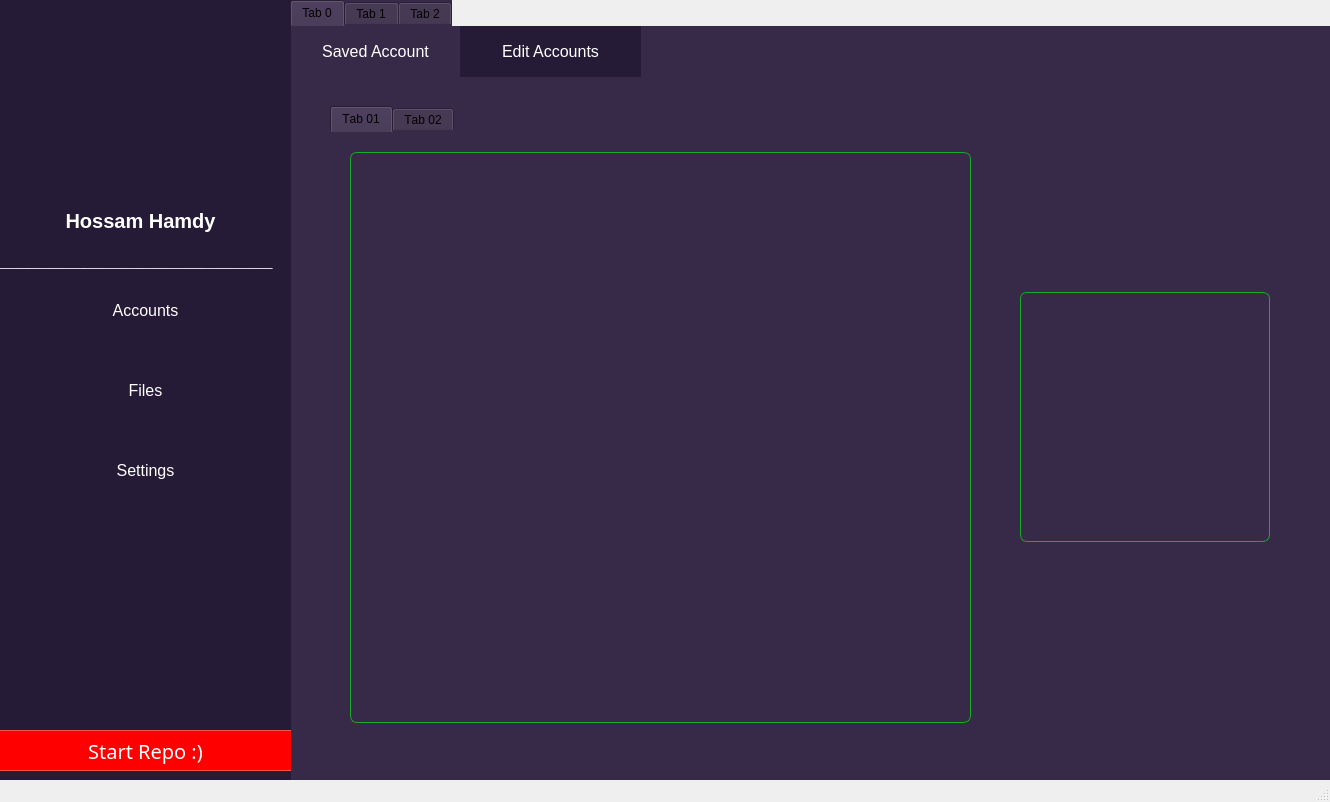
<?xml version="1.0" encoding="UTF-8"?>
<ui version="4.0">
 <class>MainWindow</class>
 <widget class="QMainWindow" name="MainWindow">
  <property name="geometry">
   <rect>
    <x>0</x>
    <y>0</y>
    <width>1330</width>
    <height>802</height>
   </rect>
  </property>
  <property name="minimumSize">
   <size>
    <width>0</width>
    <height>0</height>
   </size>
  </property>
  <property name="maximumSize">
   <size>
    <width>1330</width>
    <height>833</height>
   </size>
  </property>
  <property name="windowTitle">
   <string>PyPass v1.0.0</string>
  </property>
  <property name="iconSize">
   <size>
    <width>50</width>
    <height>50</height>
   </size>
  </property>
  <property name="tabShape">
   <enum>QTabWidget::Rounded</enum>
  </property>
  <widget class="QWidget" name="centralwidget">
   <widget class="QTabWidget" name="tabWidget">
    <property name="geometry">
     <rect>
      <x>290</x>
      <y>0</y>
      <width>1081</width>
      <height>841</height>
     </rect>
    </property>
    <property name="styleSheet">
     <string notr="true">background-color: #372948;
border: #372948;</string>
    </property>
    <property name="currentIndex">
     <number>0</number>
    </property>
    <widget class="QWidget" name="tab0">
     <attribute name="title">
      <string>Tab 0</string>
     </attribute>
     <widget class="QTabWidget" name="tabWidget_2">
      <property name="geometry">
       <rect>
        <x>40</x>
        <y>80</y>
        <width>1091</width>
        <height>731</height>
       </rect>
      </property>
      <property name="font">
       <font>
        <weight>50</weight>
        <italic>false</italic>
        <bold>false</bold>
        <strikeout>false</strikeout>
        <kerning>false</kerning>
       </font>
      </property>
      <property name="mouseTracking">
       <bool>false</bool>
      </property>
      <property name="tabletTracking">
       <bool>false</bool>
      </property>
      <property name="autoFillBackground">
       <bool>false</bool>
      </property>
      <property name="styleSheet">
       <string notr="true">color: black;
background-color: #372948;
border: #372948 ;</string>
      </property>
      <property name="tabPosition">
       <enum>QTabWidget::North</enum>
      </property>
      <property name="tabShape">
       <enum>QTabWidget::Rounded</enum>
      </property>
      <property name="currentIndex">
       <number>0</number>
      </property>
      <property name="iconSize">
       <size>
        <width>40</width>
        <height>40</height>
       </size>
      </property>
      <property name="elideMode">
       <enum>Qt::ElideLeft</enum>
      </property>
      <property name="usesScrollButtons">
       <bool>false</bool>
      </property>
      <property name="documentMode">
       <bool>false</bool>
      </property>
      <property name="tabsClosable">
       <bool>false</bool>
      </property>
      <property name="movable">
       <bool>false</bool>
      </property>
      <property name="tabBarAutoHide">
       <bool>false</bool>
      </property>
      <widget class="QWidget" name="tab01">
       <attribute name="title">
        <string>Tab 01</string>
       </attribute>
       <widget class="QLabel" name="qr_image_obj">
        <property name="geometry">
         <rect>
          <x>690</x>
          <y>160</y>
          <width>250</width>
          <height>250</height>
         </rect>
        </property>
        <property name="styleSheet">
         <string notr="true">color: white;
border-radius:7px;
border:1px solid #18ab29;</string>
        </property>
        <property name="frameShape">
         <enum>QFrame::Box</enum>
        </property>
        <property name="lineWidth">
         <number>2</number>
        </property>
        <property name="text">
         <string/>
        </property>
        <property name="scaledContents">
         <bool>true</bool>
        </property>
        <property name="alignment">
         <set>Qt::AlignCenter</set>
        </property>
       </widget>
       <widget class="QListWidget" name="accounts_list_view">
        <property name="geometry">
         <rect>
          <x>20</x>
          <y>20</y>
          <width>621</width>
          <height>571</height>
         </rect>
        </property>
        <property name="font">
         <font>
          <pointsize>15</pointsize>
         </font>
        </property>
        <property name="layoutDirection">
         <enum>Qt::LeftToRight</enum>
        </property>
        <property name="styleSheet">
         <string notr="true">color: white;
border-radius:7px;
border:1px solid #18ab29;</string>
        </property>
        <property name="frameShape">
         <enum>QFrame::StyledPanel</enum>
        </property>
        <property name="frameShadow">
         <enum>QFrame::Plain</enum>
        </property>
        <property name="iconSize">
         <size>
          <width>50</width>
          <height>50</height>
         </size>
        </property>
        <property name="movement">
         <enum>QListView::Static</enum>
        </property>
        <property name="layoutMode">
         <enum>QListView::SinglePass</enum>
        </property>
        <property name="spacing">
         <number>3</number>
        </property>
        <property name="viewMode">
         <enum>QListView::ListMode</enum>
        </property>
       </widget>
      </widget>
      <widget class="QWidget" name="tab02">
       <attribute name="title">
        <string>Tab 02</string>
       </attribute>
       <widget class="QListWidget" name="accounts_list_edit">
        <property name="geometry">
         <rect>
          <x>20</x>
          <y>20</y>
          <width>521</width>
          <height>571</height>
         </rect>
        </property>
        <property name="font">
         <font>
          <pointsize>15</pointsize>
         </font>
        </property>
        <property name="layoutDirection">
         <enum>Qt::LeftToRight</enum>
        </property>
        <property name="styleSheet">
         <string notr="true">color: white;
border-radius:7px;
border:1px solid #18ab29;</string>
        </property>
        <property name="frameShape">
         <enum>QFrame::StyledPanel</enum>
        </property>
        <property name="frameShadow">
         <enum>QFrame::Plain</enum>
        </property>
        <property name="iconSize">
         <size>
          <width>50</width>
          <height>50</height>
         </size>
        </property>
        <property name="movement">
         <enum>QListView::Static</enum>
        </property>
        <property name="layoutMode">
         <enum>QListView::SinglePass</enum>
        </property>
        <property name="spacing">
         <number>3</number>
        </property>
        <property name="viewMode">
         <enum>QListView::ListMode</enum>
        </property>
       </widget>
       <widget class="QGroupBox" name="groupBoxEditTabe">
        <property name="geometry">
         <rect>
          <x>570</x>
          <y>30</y>
          <width>371</width>
          <height>561</height>
         </rect>
        </property>
        <property name="font">
         <font>
          <pointsize>10</pointsize>
         </font>
        </property>
        <property name="autoFillBackground">
         <bool>false</bool>
        </property>
        <property name="styleSheet">
         <string notr="true">color: white;
	border-radius:7px;
	border:1px solid #18ab29;</string>
        </property>
        <property name="title">
         <string/>
        </property>
        <widget class="QLineEdit" name="edit_account_platform">
         <property name="geometry">
          <rect>
           <x>30</x>
           <y>150</y>
           <width>311</width>
           <height>41</height>
          </rect>
         </property>
         <property name="font">
          <font>
           <pointsize>15</pointsize>
          </font>
         </property>
         <property name="styleSheet">
          <string notr="true">	border-radius:7px;
	border:1px solid #18ab29;</string>
         </property>
         <property name="alignment">
          <set>Qt::AlignCenter</set>
         </property>
         <property name="placeholderText">
          <string>Platform Name</string>
         </property>
        </widget>
        <widget class="QLineEdit" name="edit_account_email">
         <property name="geometry">
          <rect>
           <x>30</x>
           <y>240</y>
           <width>311</width>
           <height>41</height>
          </rect>
         </property>
         <property name="font">
          <font>
           <pointsize>15</pointsize>
          </font>
         </property>
         <property name="styleSheet">
          <string notr="true">	border-radius:7px;
	border:1px solid #18ab29;</string>
         </property>
         <property name="alignment">
          <set>Qt::AlignCenter</set>
         </property>
         <property name="placeholderText">
          <string>Account</string>
         </property>
        </widget>
        <widget class="QLabel" name="platformlabel">
         <property name="geometry">
          <rect>
           <x>30</x>
           <y>120</y>
           <width>151</width>
           <height>21</height>
          </rect>
         </property>
         <property name="font">
          <font>
           <pointsize>14</pointsize>
          </font>
         </property>
         <property name="styleSheet">
          <string notr="true">border:1px none #18ab29;</string>
         </property>
         <property name="text">
          <string>Platform</string>
         </property>
        </widget>
        <widget class="QLabel" name="account_label">
         <property name="geometry">
          <rect>
           <x>30</x>
           <y>210</y>
           <width>151</width>
           <height>21</height>
          </rect>
         </property>
         <property name="font">
          <font>
           <pointsize>14</pointsize>
          </font>
         </property>
         <property name="styleSheet">
          <string notr="true">border:1px none #18ab29;</string>
         </property>
         <property name="text">
          <string>Account</string>
         </property>
        </widget>
        <widget class="QLabel" name="plain_password_lable">
         <property name="geometry">
          <rect>
           <x>30</x>
           <y>300</y>
           <width>191</width>
           <height>21</height>
          </rect>
         </property>
         <property name="font">
          <font>
           <pointsize>14</pointsize>
          </font>
         </property>
         <property name="styleSheet">
          <string notr="true">border:1px none #18ab29;</string>
         </property>
         <property name="text">
          <string>Plaintext Password</string>
         </property>
        </widget>
        <widget class="QLineEdit" name="edit_account_password">
         <property name="geometry">
          <rect>
           <x>30</x>
           <y>330</y>
           <width>311</width>
           <height>41</height>
          </rect>
         </property>
         <property name="font">
          <font>
           <pointsize>15</pointsize>
          </font>
         </property>
         <property name="styleSheet">
          <string notr="true">	border-radius:7px;
	border:1px solid #18ab29;</string>
         </property>
         <property name="echoMode">
          <enum>QLineEdit::Password</enum>
         </property>
         <property name="alignment">
          <set>Qt::AlignCenter</set>
         </property>
         <property name="placeholderText">
          <string>Password</string>
         </property>
        </widget>
        <widget class="QPushButton" name="delete_account_data">
         <property name="geometry">
          <rect>
           <x>100</x>
           <y>490</y>
           <width>171</width>
           <height>41</height>
          </rect>
         </property>
         <property name="styleSheet">
          <string notr="true">QPushButton {
	color: #f85146;
	font: 87 15pt &quot;Arial Black&quot;;
	background-color: #21262d;
	border-radius:7px;
	border:1px solid #f85146;
}

QPushButton:hover {
	background:linear-gradient(to bottom, #ffffff 5%, #ffffff 100%);
	background-color:#f85146;
	color: #ffffff;
}
QPushButton:active {
	position:relative;
	top:2px;
}</string>
         </property>
         <property name="text">
          <string>Delete</string>
         </property>
        </widget>
        <widget class="QPushButton" name="update_account_data">
         <property name="geometry">
          <rect>
           <x>100</x>
           <y>440</y>
           <width>171</width>
           <height>41</height>
          </rect>
         </property>
         <property name="styleSheet">
          <string notr="true">QPushButton {
	color: white;
font: 87 15pt &quot;Arial Black&quot;;
	background-color: rgb(35, 134, 54);
	border-radius:7px;
	border:1px solid #18ab29;
}

QPushButton:hover {
	background:linear-gradient(to bottom, #5cbf2a 5%, #44c767 100%);
	background-color:#18ab29;
}
QPushButton:active {
	position:relative;
	top:2px;
}</string>
         </property>
         <property name="text">
          <string>Update</string>
         </property>
        </widget>
        <widget class="QPushButton" name="insert_account_data">
         <property name="geometry">
          <rect>
           <x>100</x>
           <y>390</y>
           <width>171</width>
           <height>41</height>
          </rect>
         </property>
         <property name="styleSheet">
          <string notr="true">QPushButton {
	color: white;
font: 87 15pt &quot;Arial Black&quot;;
	background-color: rgb(35, 134, 54);
	border-radius:7px;
	border:1px solid #18ab29;
}

QPushButton:hover {
	background:linear-gradient(to bottom, #5cbf2a 5%, #44c767 100%);
	background-color:#18ab29;
}
QPushButton:active {
	position:relative;
	top:2px;
}</string>
         </property>
         <property name="text">
          <string>Add</string>
         </property>
        </widget>
        <widget class="QPushButton" name="show_password">
         <property name="geometry">
          <rect>
           <x>290</x>
           <y>330</y>
           <width>51</width>
           <height>41</height>
          </rect>
         </property>
         <property name="styleSheet">
          <string notr="true">border-radius:7px;
border:1px solid #18ab29;
</string>
         </property>
         <property name="text">
          <string/>
         </property>
         <property name="icon">
          <iconset>
           <normaloff>icons/open-eye.png</normaloff>icons/open-eye.png</iconset>
         </property>
         <property name="checkable">
          <bool>true</bool>
         </property>
         <property name="autoRepeat">
          <bool>true</bool>
         </property>
         <property name="flat">
          <bool>false</bool>
         </property>
        </widget>
        <widget class="QLabel" name="ac_id_lbl">
         <property name="geometry">
          <rect>
           <x>30</x>
           <y>30</y>
           <width>151</width>
           <height>21</height>
          </rect>
         </property>
         <property name="font">
          <font>
           <pointsize>14</pointsize>
          </font>
         </property>
         <property name="styleSheet">
          <string notr="true">border:1px none #18ab29;</string>
         </property>
         <property name="text">
          <string>ID</string>
         </property>
        </widget>
        <widget class="QLineEdit" name="edit_account_id">
         <property name="enabled">
          <bool>false</bool>
         </property>
         <property name="geometry">
          <rect>
           <x>30</x>
           <y>60</y>
           <width>311</width>
           <height>41</height>
          </rect>
         </property>
         <property name="font">
          <font>
           <pointsize>15</pointsize>
          </font>
         </property>
         <property name="styleSheet">
          <string notr="true">	border-radius:7px;
	border:1px solid gray;</string>
         </property>
         <property name="alignment">
          <set>Qt::AlignCenter</set>
         </property>
         <property name="placeholderText">
          <string>Account ID</string>
         </property>
        </widget>
       </widget>
      </widget>
     </widget>
     <widget class="QPushButton" name="saveed_accounts_page">
      <property name="geometry">
       <rect>
        <x>0</x>
        <y>0</y>
        <width>171</width>
        <height>51</height>
       </rect>
      </property>
      <property name="font">
       <font>
        <pointsize>12</pointsize>
       </font>
      </property>
      <property name="styleSheet">
       <string notr="true">/*background-color: #372948;*/
background-color:#372948;color: white;
</string>
      </property>
      <property name="text">
       <string>Saved Account</string>
      </property>
     </widget>
     <widget class="QPushButton" name="edit_accounts_page">
      <property name="geometry">
       <rect>
        <x>170</x>
        <y>0</y>
        <width>181</width>
        <height>51</height>
       </rect>
      </property>
      <property name="font">
       <font>
        <pointsize>12</pointsize>
       </font>
      </property>
      <property name="styleSheet">
       <string notr="true">/*background-color: #372948;*/
QPushButton{
background-color:#251B37;
color: white;
}
QPushButton:hover {
	background:linear-gradient(to bottom, #5cbf2a 5%, #44c767 100%);
	background-color:#372948;
}
</string>
      </property>
      <property name="text">
       <string>Edit Accounts</string>
      </property>
     </widget>
    </widget>
    <widget class="QWidget" name="tab1">
     <attribute name="title">
      <string>Tab 1</string>
     </attribute>
     <widget class="QListWidget" name="files_list_view">
      <property name="geometry">
       <rect>
        <x>30</x>
        <y>40</y>
        <width>981</width>
        <height>291</height>
       </rect>
      </property>
      <property name="font">
       <font>
        <pointsize>15</pointsize>
       </font>
      </property>
      <property name="layoutDirection">
       <enum>Qt::LeftToRight</enum>
      </property>
      <property name="styleSheet">
       <string notr="true">color: white;
border-radius:7px;
border:1px solid #18ab29;</string>
      </property>
      <property name="frameShape">
       <enum>QFrame::NoFrame</enum>
      </property>
      <property name="midLineWidth">
       <number>0</number>
      </property>
      <property name="sizeAdjustPolicy">
       <enum>QAbstractScrollArea::AdjustToContents</enum>
      </property>
      <property name="autoScroll">
       <bool>true</bool>
      </property>
      <property name="defaultDropAction">
       <enum>Qt::IgnoreAction</enum>
      </property>
      <property name="iconSize">
       <size>
        <width>50</width>
        <height>50</height>
       </size>
      </property>
      <property name="movement">
       <enum>QListView::Static</enum>
      </property>
      <property name="flow">
       <enum>QListView::TopToBottom</enum>
      </property>
      <property name="spacing">
       <number>3</number>
      </property>
      <property name="viewMode">
       <enum>QListView::ListMode</enum>
      </property>
     </widget>
     <widget class="QGroupBox" name="groupBox_2">
      <property name="geometry">
       <rect>
        <x>30</x>
        <y>350</y>
        <width>981</width>
        <height>381</height>
       </rect>
      </property>
      <property name="styleSheet">
       <string notr="true">color: white;
border-radius:7px;
border:1px solid #18ab29;
</string>
      </property>
      <property name="title">
       <string/>
      </property>
      <widget class="QPushButton" name="export_file_btn">
       <property name="geometry">
        <rect>
         <x>700</x>
         <y>180</y>
         <width>241</width>
         <height>41</height>
        </rect>
       </property>
       <property name="styleSheet">
        <string notr="true">QPushButton {
	color: white;
font: 87 15pt &quot;Arial Black&quot;;
	background-color: rgb(35, 134, 54);
	border-radius:7px;
	border:1px solid #18ab29;
}

QPushButton:hover {
	background:linear-gradient(to bottom, #5cbf2a 5%, #44c767 100%);
	background-color:#18ab29;
}
QPushButton:active {
	position:relative;
	top:2px;
}</string>
       </property>
       <property name="text">
        <string>Export File</string>
       </property>
      </widget>
      <widget class="QPushButton" name="import_file_btn">
       <property name="geometry">
        <rect>
         <x>700</x>
         <y>120</y>
         <width>241</width>
         <height>41</height>
        </rect>
       </property>
       <property name="styleSheet">
        <string notr="true">QPushButton {
	color: white;
font: 87 15pt &quot;Arial Black&quot;;
	background-color: rgb(35, 134, 54);
	border-radius:7px;
	border:1px solid #18ab29;
}

QPushButton:hover {
	background:linear-gradient(to bottom, #5cbf2a 5%, #44c767 100%);
	background-color:#18ab29;
}
QPushButton:active {
	position:relative;
	top:2px;
}</string>
       </property>
       <property name="text">
        <string>Import File</string>
       </property>
      </widget>
      <widget class="QLineEdit" name="file_name">
       <property name="enabled">
        <bool>false</bool>
       </property>
       <property name="geometry">
        <rect>
         <x>190</x>
         <y>80</y>
         <width>471</width>
         <height>41</height>
        </rect>
       </property>
       <property name="font">
        <font>
         <pointsize>12</pointsize>
        </font>
       </property>
       <property name="styleSheet">
        <string notr="true">
	border-radius:7px;
	border:1px solid ;
border-color: rgb(124, 124, 124);</string>
       </property>
       <property name="text">
        <string/>
       </property>
       <property name="alignment">
        <set>Qt::AlignLeading|Qt::AlignLeft|Qt::AlignVCenter</set>
       </property>
      </widget>
      <widget class="QLabel" name="label_3">
       <property name="geometry">
        <rect>
         <x>20</x>
         <y>80</y>
         <width>111</width>
         <height>41</height>
        </rect>
       </property>
       <property name="font">
        <font>
         <pointsize>12</pointsize>
        </font>
       </property>
       <property name="styleSheet">
        <string notr="true">border:1px none #18ab29;</string>
       </property>
       <property name="text">
        <string>File Name</string>
       </property>
      </widget>
      <widget class="QLabel" name="label_4">
       <property name="geometry">
        <rect>
         <x>20</x>
         <y>140</y>
         <width>131</width>
         <height>41</height>
        </rect>
       </property>
       <property name="font">
        <font>
         <pointsize>12</pointsize>
        </font>
       </property>
       <property name="styleSheet">
        <string notr="true">border:1px none #18ab29;</string>
       </property>
       <property name="text">
        <string>File Directory</string>
       </property>
      </widget>
      <widget class="QLineEdit" name="file_directory">
       <property name="enabled">
        <bool>false</bool>
       </property>
       <property name="geometry">
        <rect>
         <x>190</x>
         <y>140</y>
         <width>471</width>
         <height>41</height>
        </rect>
       </property>
       <property name="font">
        <font>
         <pointsize>12</pointsize>
        </font>
       </property>
       <property name="styleSheet">
        <string notr="true">
	border-radius:7px;
	border:1px solid ;
border-color: rgb(124, 124, 124);</string>
       </property>
       <property name="text">
        <string/>
       </property>
       <property name="alignment">
        <set>Qt::AlignLeading|Qt::AlignLeft|Qt::AlignVCenter</set>
       </property>
      </widget>
      <widget class="QLineEdit" name="file_date_time">
       <property name="enabled">
        <bool>false</bool>
       </property>
       <property name="geometry">
        <rect>
         <x>190</x>
         <y>260</y>
         <width>471</width>
         <height>41</height>
        </rect>
       </property>
       <property name="font">
        <font>
         <pointsize>12</pointsize>
        </font>
       </property>
       <property name="styleSheet">
        <string notr="true">
	border-radius:7px;
	border:1px solid ;
border-color: rgb(124, 124, 124);</string>
       </property>
       <property name="text">
        <string/>
       </property>
       <property name="alignment">
        <set>Qt::AlignLeading|Qt::AlignLeft|Qt::AlignVCenter</set>
       </property>
      </widget>
      <widget class="QLabel" name="label_5">
       <property name="geometry">
        <rect>
         <x>20</x>
         <y>260</y>
         <width>111</width>
         <height>41</height>
        </rect>
       </property>
       <property name="font">
        <font>
         <pointsize>12</pointsize>
        </font>
       </property>
       <property name="styleSheet">
        <string notr="true">border:1px none #18ab29;</string>
       </property>
       <property name="text">
        <string>Date/Time</string>
       </property>
      </widget>
      <widget class="QLineEdit" name="encrypted_name">
       <property name="enabled">
        <bool>false</bool>
       </property>
       <property name="geometry">
        <rect>
         <x>190</x>
         <y>320</y>
         <width>471</width>
         <height>41</height>
        </rect>
       </property>
       <property name="font">
        <font>
         <pointsize>12</pointsize>
        </font>
       </property>
       <property name="styleSheet">
        <string notr="true">
	border-radius:7px;
	border:1px solid ;
border-color: rgb(124, 124, 124);</string>
       </property>
       <property name="text">
        <string/>
       </property>
       <property name="alignment">
        <set>Qt::AlignLeading|Qt::AlignLeft|Qt::AlignVCenter</set>
       </property>
      </widget>
      <widget class="QLabel" name="label_6">
       <property name="geometry">
        <rect>
         <x>20</x>
         <y>320</y>
         <width>151</width>
         <height>41</height>
        </rect>
       </property>
       <property name="font">
        <font>
         <pointsize>12</pointsize>
        </font>
       </property>
       <property name="styleSheet">
        <string notr="true">border:1px none #18ab29;</string>
       </property>
       <property name="text">
        <string>Encrypted Name</string>
       </property>
      </widget>
      <widget class="QLabel" name="label_7">
       <property name="geometry">
        <rect>
         <x>20</x>
         <y>20</y>
         <width>111</width>
         <height>41</height>
        </rect>
       </property>
       <property name="font">
        <font>
         <pointsize>12</pointsize>
        </font>
       </property>
       <property name="styleSheet">
        <string notr="true">border:1px none #18ab29;</string>
       </property>
       <property name="text">
        <string>File ID</string>
       </property>
      </widget>
      <widget class="QLineEdit" name="file_id">
       <property name="enabled">
        <bool>false</bool>
       </property>
       <property name="geometry">
        <rect>
         <x>190</x>
         <y>20</y>
         <width>471</width>
         <height>41</height>
        </rect>
       </property>
       <property name="font">
        <font>
         <pointsize>12</pointsize>
         <weight>50</weight>
         <bold>false</bold>
        </font>
       </property>
       <property name="styleSheet">
        <string notr="true">
	border-radius:7px;
	border:1px solid ;
border-color: rgb(124, 124, 124);</string>
       </property>
       <property name="text">
        <string/>
       </property>
       <property name="alignment">
        <set>Qt::AlignLeading|Qt::AlignLeft|Qt::AlignVCenter</set>
       </property>
      </widget>
      <widget class="QPushButton" name="restore_file_btn">
       <property name="geometry">
        <rect>
         <x>700</x>
         <y>240</y>
         <width>241</width>
         <height>41</height>
        </rect>
       </property>
       <property name="styleSheet">
        <string notr="true">QPushButton {
	color: white;
font: 87 15pt &quot;Arial Black&quot;;
	background-color: rgb(35, 134, 54);
	border-radius:7px;
	border:1px solid #18ab29;
}

QPushButton:hover {
	background:linear-gradient(to bottom, #5cbf2a 5%, #44c767 100%);
	background-color:#18ab29;
}
QPushButton:active {
	position:relative;
	top:2px;
}</string>
       </property>
       <property name="text">
        <string>Restore File</string>
       </property>
      </widget>
      <widget class="QLineEdit" name="file_size">
       <property name="enabled">
        <bool>false</bool>
       </property>
       <property name="geometry">
        <rect>
         <x>190</x>
         <y>200</y>
         <width>401</width>
         <height>41</height>
        </rect>
       </property>
       <property name="font">
        <font>
         <pointsize>12</pointsize>
        </font>
       </property>
       <property name="styleSheet">
        <string notr="true">
	border-radius:7px;
	border:1px solid ;
border-color: rgb(124, 124, 124);</string>
       </property>
       <property name="text">
        <string/>
       </property>
       <property name="alignment">
        <set>Qt::AlignLeading|Qt::AlignLeft|Qt::AlignVCenter</set>
       </property>
      </widget>
      <widget class="QLabel" name="label_9">
       <property name="geometry">
        <rect>
         <x>20</x>
         <y>200</y>
         <width>131</width>
         <height>41</height>
        </rect>
       </property>
       <property name="font">
        <font>
         <pointsize>12</pointsize>
        </font>
       </property>
       <property name="styleSheet">
        <string notr="true">border:1px none #18ab29;</string>
       </property>
       <property name="text">
        <string>File Size</string>
       </property>
      </widget>
      <widget class="QLabel" name="label_18">
       <property name="geometry">
        <rect>
         <x>600</x>
         <y>200</y>
         <width>71</width>
         <height>41</height>
        </rect>
       </property>
       <property name="font">
        <font>
         <pointsize>15</pointsize>
        </font>
       </property>
       <property name="styleSheet">
        <string notr="true">border:1px none #18ab29;</string>
       </property>
       <property name="text">
        <string>Bytes</string>
       </property>
      </widget>
     </widget>
    </widget>
    <widget class="QWidget" name="tab2">
     <attribute name="title">
      <string>Tab 2</string>
     </attribute>
     <widget class="QGroupBox" name="groupBox_3">
      <property name="geometry">
       <rect>
        <x>-10</x>
        <y>70</y>
        <width>1031</width>
        <height>561</height>
       </rect>
      </property>
      <property name="styleSheet">
       <string notr="true">border:&quot;&quot;;</string>
      </property>
      <property name="title">
       <string/>
      </property>
      <layout class="QVBoxLayout" name="verticalLayout">
       <item>
        <widget class="QScrollArea" name="scrollArea">
         <property name="verticalScrollBarPolicy">
          <enum>Qt::ScrollBarAlwaysOn</enum>
         </property>
         <property name="horizontalScrollBarPolicy">
          <enum>Qt::ScrollBarAlwaysOff</enum>
         </property>
         <property name="widgetResizable">
          <bool>true</bool>
         </property>
         <widget class="QWidget" name="scrollAreaWidgetContents_2">
          <property name="geometry">
           <rect>
            <x>0</x>
            <y>0</y>
            <width>1014</width>
            <height>539</height>
           </rect>
          </property>
          <layout class="QVBoxLayout" name="verticalLayout_2">
           <item>
            <widget class="QGroupBox" name="groupBox_4">
             <property name="styleSheet">
              <string notr="true">border:&quot;&quot;;</string>
             </property>
             <property name="title">
              <string/>
             </property>
             <layout class="QVBoxLayout" name="verticalLayout_3">
              <item>
               <widget class="QGroupBox" name="groupBox_5">
                <property name="sizePolicy">
                 <sizepolicy hsizetype="Fixed" vsizetype="Fixed">
                  <horstretch>0</horstretch>
                  <verstretch>0</verstretch>
                 </sizepolicy>
                </property>
                <property name="minimumSize">
                 <size>
                  <width>970</width>
                  <height>150</height>
                 </size>
                </property>
                <property name="maximumSize">
                 <size>
                  <width>16777215</width>
                  <height>16777215</height>
                 </size>
                </property>
                <property name="styleSheet">
                 <string notr="true">QGroupBox{
color: &quot;white&quot;;
font-size: 30px;
border-style: none;
}</string>
                </property>
                <property name="title">
                 <string>Security Settings</string>
                </property>
                <widget class="QPushButton" name="import_key_btn">
                 <property name="geometry">
                  <rect>
                   <x>720</x>
                   <y>80</y>
                   <width>111</width>
                   <height>51</height>
                  </rect>
                 </property>
                 <property name="sizePolicy">
                  <sizepolicy hsizetype="Fixed" vsizetype="Fixed">
                   <horstretch>0</horstretch>
                   <verstretch>0</verstretch>
                  </sizepolicy>
                 </property>
                 <property name="minimumSize">
                  <size>
                   <width>75</width>
                   <height>23</height>
                  </size>
                 </property>
                 <property name="styleSheet">
                  <string notr="true">QPushButton {
	color: white;
font: 87 15pt &quot;Arial Black&quot;;
	background-color: rgb(35, 134, 54);
	border-radius:7px;
	border:1px solid #18ab29;
}

QPushButton:hover {
	background:linear-gradient(to bottom, #5cbf2a 5%, #44c767 100%);
	background-color:#18ab29;
}
QPushButton:active {
	position:relative;
	top:2px;
}</string>
                 </property>
                 <property name="text">
                  <string>Import</string>
                 </property>
                </widget>
                <widget class="QLabel" name="label_8">
                 <property name="geometry">
                  <rect>
                   <x>16</x>
                   <y>40</y>
                   <width>221</width>
                   <height>31</height>
                  </rect>
                 </property>
                 <property name="font">
                  <font>
                   <pointsize>15</pointsize>
                  </font>
                 </property>
                 <property name="styleSheet">
                  <string notr="true">color: &quot;white&quot;;</string>
                 </property>
                 <property name="text">
                  <string>Encryption key path</string>
                 </property>
                </widget>
                <widget class="QPushButton" name="export_key_btn">
                 <property name="geometry">
                  <rect>
                   <x>840</x>
                   <y>80</y>
                   <width>111</width>
                   <height>51</height>
                  </rect>
                 </property>
                 <property name="sizePolicy">
                  <sizepolicy hsizetype="Fixed" vsizetype="Fixed">
                   <horstretch>0</horstretch>
                   <verstretch>0</verstretch>
                  </sizepolicy>
                 </property>
                 <property name="minimumSize">
                  <size>
                   <width>75</width>
                   <height>23</height>
                  </size>
                 </property>
                 <property name="styleSheet">
                  <string notr="true">QPushButton {
	color: white;
font: 87 15pt &quot;Arial Black&quot;;
	background-color: rgb(35, 134, 54);
	border-radius:7px;
	border:1px solid #18ab29;
}

QPushButton:hover {
	background:linear-gradient(to bottom, #5cbf2a 5%, #44c767 100%);
	background-color:#18ab29;
}
QPushButton:active {
	position:relative;
	top:2px;
}</string>
                 </property>
                 <property name="text">
                  <string>Export</string>
                 </property>
                </widget>
                <widget class="QLineEdit" name="enc_key_edit">
                 <property name="enabled">
                  <bool>false</bool>
                 </property>
                 <property name="geometry">
                  <rect>
                   <x>12</x>
                   <y>79</y>
                   <width>691</width>
                   <height>51</height>
                  </rect>
                 </property>
                 <property name="styleSheet">
                  <string notr="true">border-radius:7px;
border:1px solid gray;
color: &quot;gray&quot;;
font-size: 20px;
</string>
                 </property>
                </widget>
               </widget>
              </item>
             </layout>
            </widget>
           </item>
          </layout>
         </widget>
        </widget>
       </item>
      </layout>
     </widget>
    </widget>
   </widget>
   <widget class="QGroupBox" name="profile_menu_box">
    <property name="geometry">
     <rect>
      <x>0</x>
      <y>0</y>
      <width>291</width>
      <height>811</height>
     </rect>
    </property>
    <property name="styleSheet">
     <string notr="true">background-color:#251B37;
border: #372948;</string>
    </property>
    <property name="title">
     <string/>
    </property>
    <widget class="QLabel" name="user_image">
     <property name="geometry">
      <rect>
       <x>70</x>
       <y>30</y>
       <width>150</width>
       <height>150</height>
      </rect>
     </property>
     <property name="styleSheet">
      <string notr="true"/>
     </property>
     <property name="text">
      <string/>
     </property>
     <property name="pixmap">
      <pixmap>../PyPass-Extension/result.png</pixmap>
     </property>
     <property name="scaledContents">
      <bool>true</bool>
     </property>
    </widget>
    <widget class="QPushButton" name="star_my_repo">
     <property name="geometry">
      <rect>
       <x>-10</x>
       <y>730</y>
       <width>311</width>
       <height>41</height>
      </rect>
     </property>
     <property name="font">
      <font>
       <family>Arial Black</family>
       <pointsize>15</pointsize>
       <weight>10</weight>
       <italic>false</italic>
       <bold>false</bold>
      </font>
     </property>
     <property name="styleSheet">
      <string notr="true">QPushButton {
	color: white;
	font: 87 15pt &quot;Arial Black&quot;;
	background-color: red;
	border-radius:7px;
	border:1px solid #f85146;
}

QPushButton:hover {
	background:linear-gradient(to bottom, #ffffff 5%, #ffffff 100%);
	background-color: #21262d;
	color: red;
}
QPushButton:active {
	position:relative;
	top:2px;
}</string>
     </property>
     <property name="text">
      <string>Start Repo :)</string>
     </property>
     <property name="flat">
      <bool>true</bool>
     </property>
    </widget>
    <widget class="QLabel" name="username_lbl">
     <property name="geometry">
      <rect>
       <x>0</x>
       <y>190</y>
       <width>281</width>
       <height>61</height>
      </rect>
     </property>
     <property name="sizeIncrement">
      <size>
       <width>0</width>
       <height>0</height>
      </size>
     </property>
     <property name="font">
      <font>
       <pointsize>15</pointsize>
       <weight>75</weight>
       <bold>true</bold>
      </font>
     </property>
     <property name="styleSheet">
      <string notr="true">color: white;</string>
     </property>
     <property name="text">
      <string>Hossam Hamdy</string>
     </property>
     <property name="alignment">
      <set>Qt::AlignCenter</set>
     </property>
    </widget>
    <widget class="QPushButton" name="files_page">
     <property name="geometry">
      <rect>
       <x>0</x>
       <y>350</y>
       <width>291</width>
       <height>81</height>
      </rect>
     </property>
     <property name="font">
      <font>
       <pointsize>12</pointsize>
      </font>
     </property>
     <property name="styleSheet">
      <string notr="true">/*background-color: #372948;*/
QPushButton{
background-color:#251B37;
color: white;
}
QPushButton:hover {
	background:linear-gradient(to bottom, #5cbf2a 5%, #44c767 100%);
	background-color:#372948;;
}
QPushButton:active {
	position:relative;
	top:3px;
}
</string>
     </property>
     <property name="text">
      <string>Files</string>
     </property>
     <property name="flat">
      <bool>true</bool>
     </property>
    </widget>
    <widget class="QPushButton" name="settings_page">
     <property name="geometry">
      <rect>
       <x>0</x>
       <y>430</y>
       <width>291</width>
       <height>81</height>
      </rect>
     </property>
     <property name="font">
      <font>
       <pointsize>12</pointsize>
      </font>
     </property>
     <property name="styleSheet">
      <string notr="true">/*background-color: #372948;*/
QPushButton{
background-color:#251B37;
color: white;
}
QPushButton:hover {
	background:linear-gradient(to bottom, #5cbf2a 5%, #44c767 100%);
	background-color:#372948;;
}
</string>
     </property>
     <property name="text">
      <string>Settings</string>
     </property>
     <property name="flat">
      <bool>true</bool>
     </property>
    </widget>
    <widget class="QPushButton" name="accounts_page">
     <property name="geometry">
      <rect>
       <x>0</x>
       <y>270</y>
       <width>291</width>
       <height>81</height>
      </rect>
     </property>
     <property name="font">
      <font>
       <pointsize>12</pointsize>
      </font>
     </property>
     <property name="styleSheet">
      <string notr="true">/*background-color: #372948;*/
QPushButton{
background-color:#251B37;
color: white;
}
QPushButton:hover {
	background:linear-gradient(to bottom, #5cbf2a 5%, #44c767 100%);
	background-color:#372948;
}
</string>
     </property>
     <property name="text">
      <string>Accounts</string>
     </property>
     <property name="flat">
      <bool>true</bool>
     </property>
    </widget>
    <widget class="QLabel" name="label">
     <property name="geometry">
      <rect>
       <x>-30</x>
       <y>251</y>
       <width>331</width>
       <height>20</height>
      </rect>
     </property>
     <property name="font">
      <font>
       <pointsize>10</pointsize>
      </font>
     </property>
     <property name="styleSheet">
      <string notr="true">color: white;</string>
     </property>
     <property name="text">
      <string>______________________________________</string>
     </property>
     <property name="alignment">
      <set>Qt::AlignCenter</set>
     </property>
     <property name="margin">
      <number>0</number>
     </property>
    </widget>
    <zorder>user_image</zorder>
    <zorder>star_my_repo</zorder>
    <zorder>files_page</zorder>
    <zorder>settings_page</zorder>
    <zorder>accounts_page</zorder>
    <zorder>label</zorder>
    <zorder>username_lbl</zorder>
   </widget>
  </widget>
  <widget class="QMenuBar" name="menubar">
   <property name="geometry">
    <rect>
     <x>0</x>
     <y>0</y>
     <width>1330</width>
     <height>26</height>
    </rect>
   </property>
  </widget>
  <widget class="QStatusBar" name="statusbar"/>
 </widget>
 <resources/>
 <connections/>
</ui>
